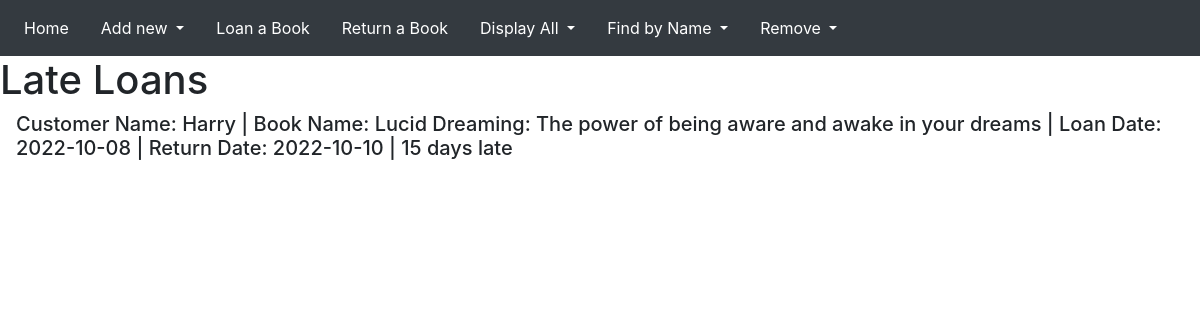
Screenshot of /display/lateloan/ with the database file from the repository.
### db.py (models this page shows, shortened)
class Customers(base):
    __tablename__ = 'Customers'
    id = Column(Integer, primary_key=True)
    name = Column(String)
    city = Column(String)
    age = Column(Integer)

class Books(base):
    __tablename__ = 'Books'
    id = Column(Integer, primary_key=True)
    name = Column(String)
    author = Column(String)
    year_published = Column(String)
    type = Column(Integer)

class Loans(base):
    __tablename__ = 'Loans'
    id = Column(Integer, primary_key=True)
    customer_id = Column(Integer, ForeignKey(
        "Customers.id", ondelete="CASCADE"), nullable=False)
    book_id = Column(Integer, ForeignKey(
        "Books.id", ondelete="CASCADE"), nullable=False)
    loan_date = Column(String)
    return_date = Column(String)

### app.py (the view, shortened to what this page needs)
@app.route("/display/<cat>/")
def display(cat):
    if cat == "book":
        book_names = session.query(db.Books.name).all()
        return render_template("display.html", cat=cat, book_names=book_names)
    elif cat == "customer":
        customer_names = session.query(db.Customers.name).all()
        return render_template("display.html", cat=cat, customer_names=customer_names)
    elif cat == "lateloan":
        customers = []
        books = []
        loan_dates = []
        return_dates = []
        late_days = []
        currentDate = datetime.datetime.now()
        for loan in session.query(db.Loans).all():
            if datetime.datetime.strptime(loan.return_date, "%Y-%m-%d") < currentDate:
                customer = session.query(db.Customers.name).filter(
                    db.Customers.id == loan.customer_id).first()
                book = session.query(db.Books.name).filter(
                    db.Books.id == loan.book_id).first()
                customers.append(customer)
                books.append(book)
                loan_dates.append(loan.loan_date)
                return_dates.append(loan.return_date)
                late_days.append((currentDate.date(
                ) - datetime.datetime.strptime(loan.return_date, "%Y-%m-%d").date()).days)
        return render_template("display.html", cat=cat, customers=customers, books=books, loan_dates=loan_dates, return_dates=return_dates, late_days=late_days)

### templates/display.html (shortened to what this page needs)
{% extends 'base.html' %} {% block title %} Display {{cat}} {% endblock %} {%
block content %} {% if cat == "book" %}
<h1>Books</h1>
{% for book in book_names %}
<h4 style="margin-left: 1rem">Book name: {{book[0]}}</h4>
{% endfor %}
<h5>For more detalied information head to</h5>
<form action="/find/book/">
  <input type="submit" value="Find book by name" />
</form>
{% elif cat == "customer" %}
<h1>Customers</h1>
{% for customer in customer_names %}
<h4 style="margin-left: 1rem">{{customer[0]}}</h4>
{% endfor %} {% elif cat == "lateloan" %}
<h1>Late Loans</h1>
{% for i in range(customers|length) %}
<h5 style="margin-left: 1rem">
  Customer Name: {{customers[i][0]}} | Book Name: {{books[i][0]}} | Loan Date:
  {{loan_dates[i]}} | Return Date: {{return_dates[i]}} | {{late_days[i]}} days
  late
</h5>
{% endfor %} {% endif %} {% endblock %}

### rows the page displays
Customers: name "Harry"
Books: name "Lucid Dreaming: The power of being aware and awake in your dreams"
Loans: loan_date "2022-10-08", return_date "2022-10-10"

### other values shown
{{ late_days[i] }} "15"
